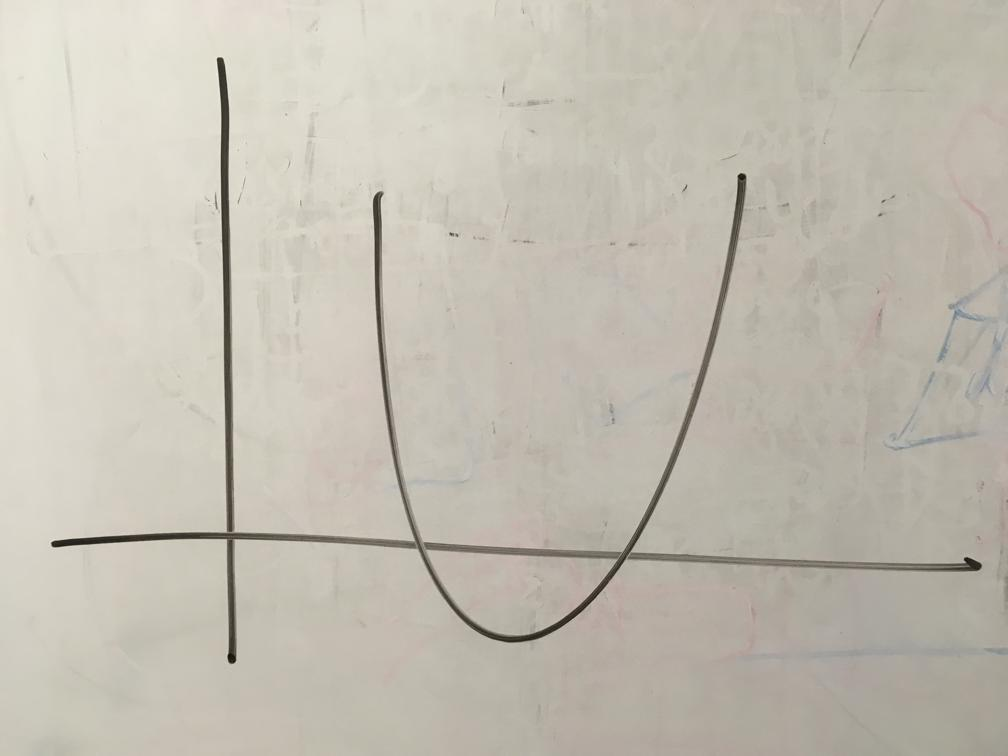
#> input picture images/exemplo1.jpg, 1008 x 756 px
$ python threshold.py
#> lines starting #> are read from the running program, lines starting #| are printed output that depends on the picture; after the words box and inside, x2 and y2 are one past the last pixel; in counts of white or black regions, pixels touching at a corner belong together
# Python programe to illustrate
# simple thresholding type on an image

# organizing imports
import cv2
import numpy as np

# path to input image is specified and
# image is loaded with imread command
image1 = cv2.imread('images/exemplo1.jpg')
#> image1 is the input picture: shape (756, 1008, 3); mean B, G, R 178.3, 189.9, 194.9

# cv2.cvtColor is applied over the
# image input with applied parameters
# to convert the image in grayscale
img = cv2.cvtColor(image1, cv2.COLOR_BGR2GRAY)

# applying different thresholding
# techniques on the input image
# all pixels value above 120 will
# be set to 255
#ret, thresh1 = cv2.threshold(img, 120, 255, cv2.THRESH_BINARY)
#ret, thresh2 = cv2.threshold(img, 120, 255, cv2.THRESH_BINARY_INV)
#ret, thresh3 = cv2.threshold(img, 120, 255, cv2.THRESH_TRUNC)
ret, thresh4 = cv2.threshold(img, 120, 255, cv2.THRESH_BINARY_INV)
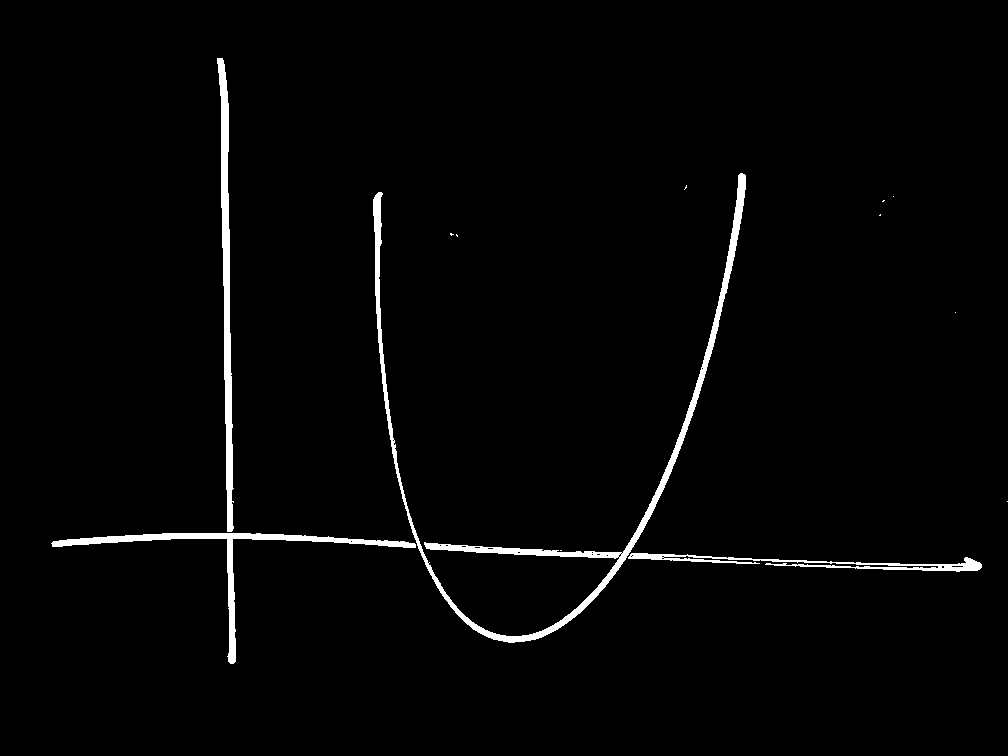
#> thresh4: shape (756, 1008); 2% white; 13 white regions (9 under 20 px), largest, box (x1, y1, x2, y2) and area: (373, 173, 746, 643) 6902, (217, 58, 234, 532) 3303, (51, 533, 416, 664) 2966, (628, 553, 982, 572) 1785
#ret, thresh5 = cv2.threshold(img, 120, 255, cv2.THRESH_TOZERO_INV)

# the window showing output images
# with the corresponding thresholding
# techniques applied to the input images
#cv2.imshow('Binary Threshold', thresh1)
#cv2.imshow('Binary Threshold Inverted', thresh2)
#cv2.imshow('Truncated Threshold', thresh3)
cv2.imshow('Set to 0', thresh4)
#cv2.imshow('Set to 0 Inverted', thresh5)

# De-allocate any associated memory usage
if cv2.waitKey(0) & 0xff == 27:
#> (key Esc is pressed here)
  cv2.destroyAllWindows()

$ run again, with images/exemplo2.jpg copied over images/exemplo1.jpg
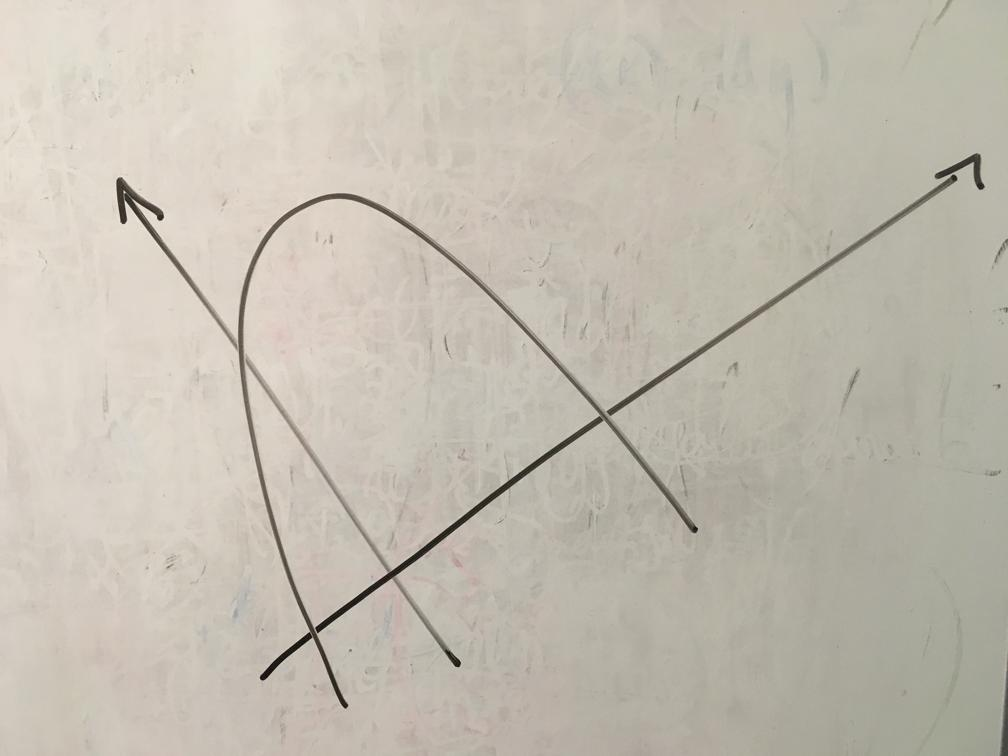
#> input picture images/exemplo2.jpg, 1008 x 756 px
#> image1 is the input picture: shape (756, 1008, 3); mean B, G, R 177.4, 189.4, 195.6
#> `ret, thresh4 = cv2.threshold(img, 120, 255, cv2.THRESH_BINARY_INV)`:
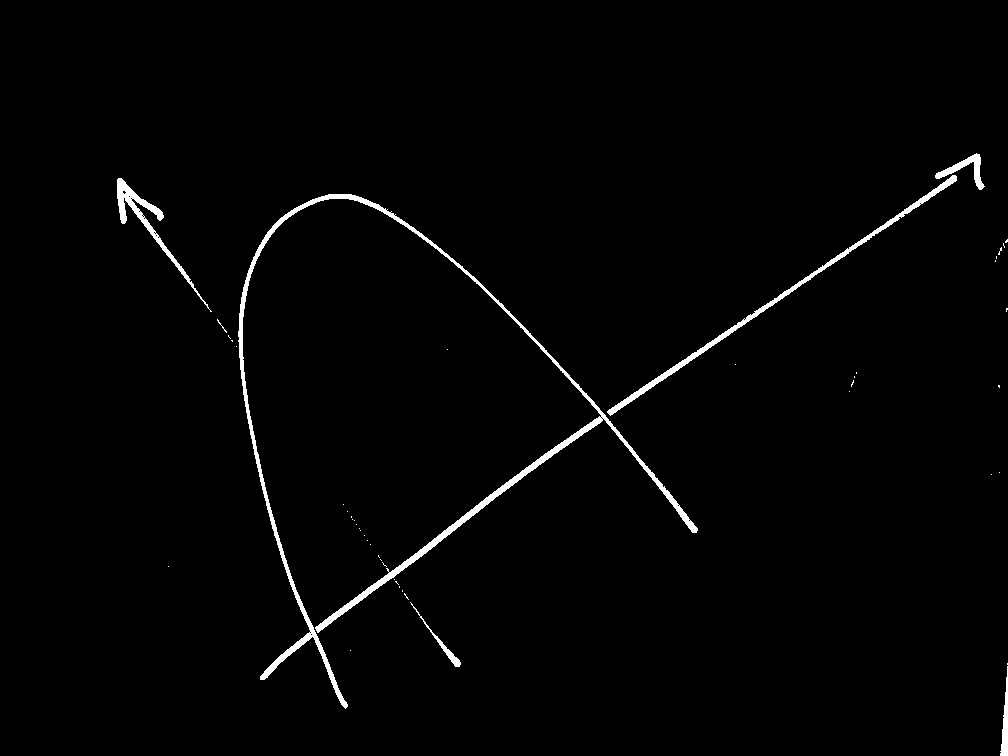
#> thresh4: shape (756, 1008); 1.5% white; 47 white regions (40 under 20 px), largest, box (x1, y1, x2, y2) and area: (238, 194, 698, 709) 7003, (607, 175, 957, 416) 2122, (117, 178, 212, 312) 1222

$ run again, with images/exemplo3.jpg copied over images/exemplo1.jpg
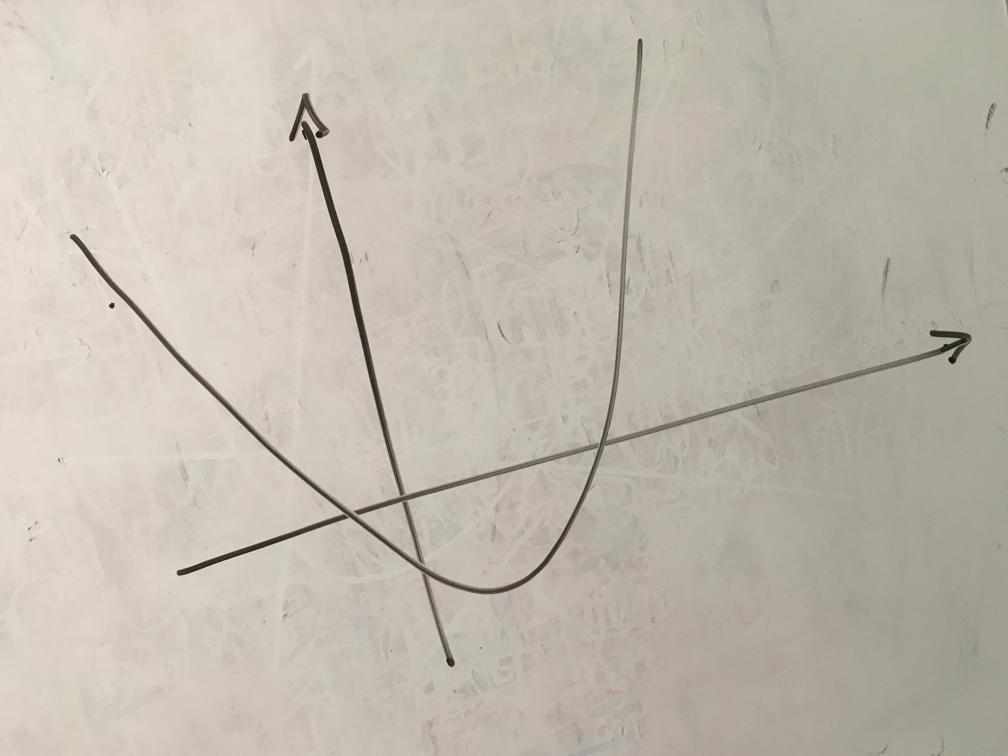
#> input picture images/exemplo3.jpg, 1008 x 756 px
#> image1 is the input picture: shape (756, 1008, 3); mean B, G, R 174.2, 186.1, 193
#> `ret, thresh4 = cv2.threshold(img, 120, 255, cv2.THRESH_BINARY_INV)`:
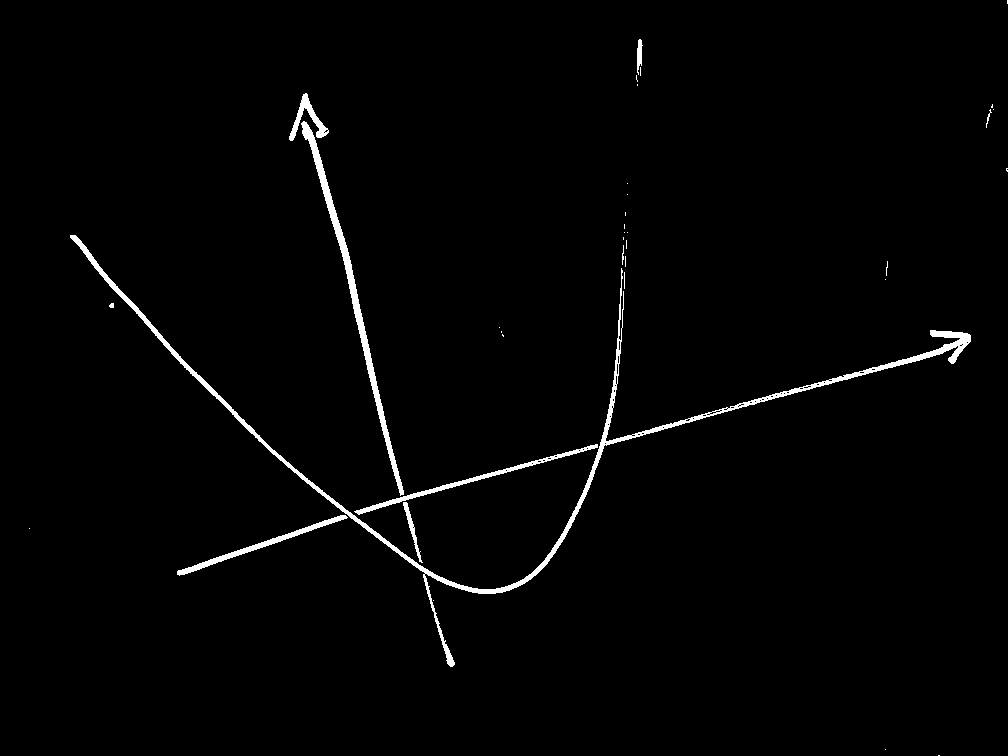
#> thresh4: shape (756, 1008); 1.6% white; 36 white regions (26 under 20 px), largest, box (x1, y1, x2, y2) and area: (70, 235, 971, 667) 6503, (301, 121, 404, 496) 2486, (354, 444, 598, 515) 1072
